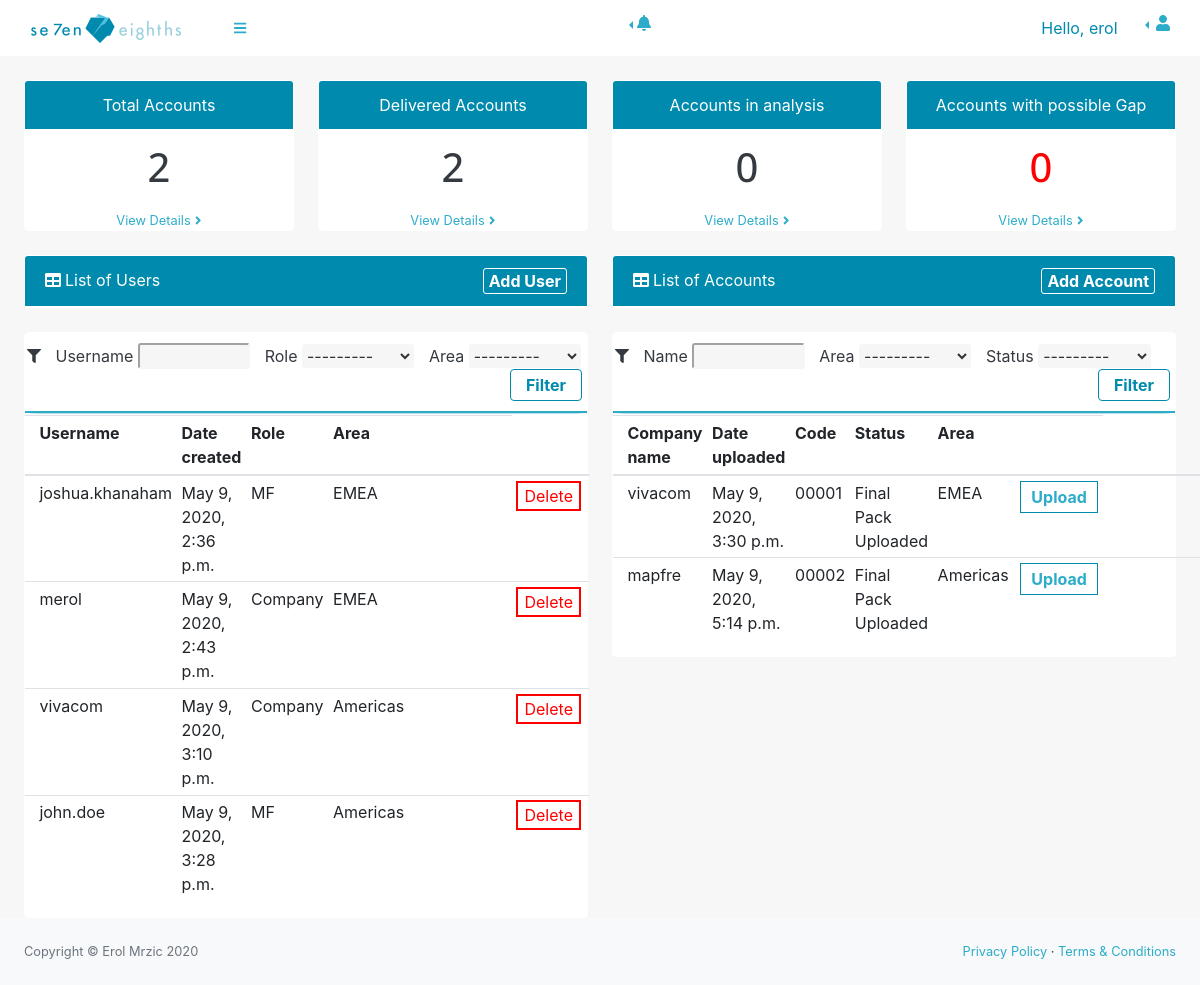
The app's page / (signed in), older data.
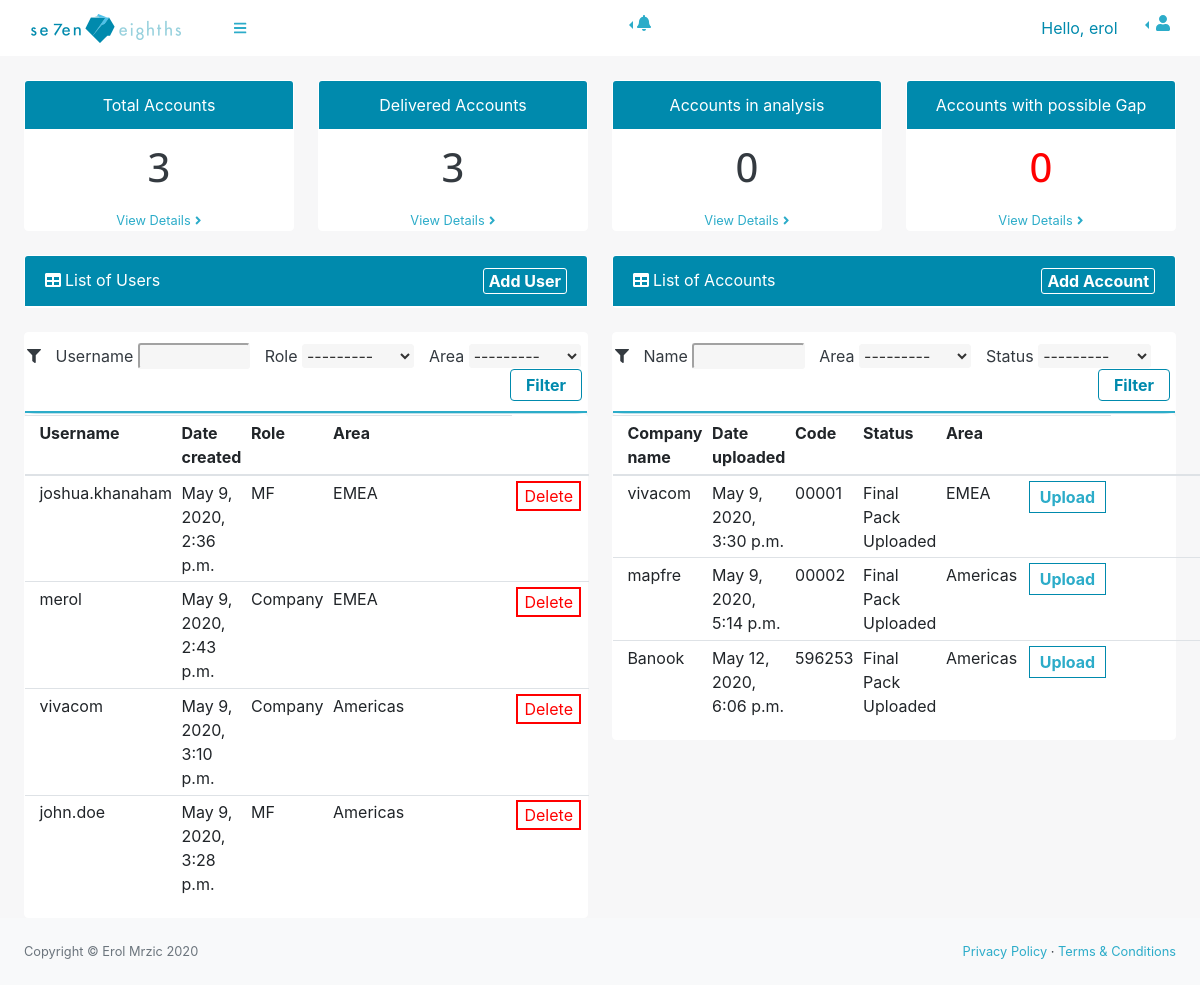
The same page, newer data.
### base/models.py (models this page shows, shortened)
class Access(models.Model):
    ROLES = (
        ('Company', 'Company'),
        ('MF', 'MF'),
    )
    AREAS = (
        ('EMEA', 'EMEA'),
        ('Americas', 'Americas'),
    )
    username = models.CharField(max_length=30, null=True)
    date = models.DateTimeField(auto_now_add=True)
    role = models.CharField(max_length=10, null=True, choices=ROLES)
    area = models.CharField(max_length=10, null=True, choices=AREAS)
    dataCollection = models.FileField(null=True, blank=True)
    filledDataCollection = models.FileField(null=True, blank=True)

class Account(models.Model):
    AREAS = (
        ('EMEA', 'EMEA'),
        ('Americas', 'Americas'),
    )
    GAP = (
        ('YES', 'YES'),
        ('NO', 'NO'),
    )
    STATUS = (
        ('Data collection sent', 'Data collection sent'),
        ('Data Received', 'Data Received'),
        ('Analysis', 'Analysis'),
        ('Final Pack Uploaded', 'Final Pack Uploaded'),
    )
    username = models.ForeignKey(
        Access, blank=True,  null=True, on_delete=models.DO_NOTHING)
    name = models.CharField(max_length=30)
    code = models.CharField(max_length=30)
    dateReceived = models.DateTimeField(auto_now_add=True)
    dateUploaded = models.DateTimeField(auto_now_add=True)
    status = models.CharField(
        max_length=30, blank=True, null=True, choices=STATUS)
    area = models.CharField(max_length=10, choices=AREAS)
    finalPack = models.FileField(null=True, blank=True)
    gap = models.CharField(max_length=30, blank=True, null=True, choices=GAP)

### base/decorators.py (the view)
    def wrapper_func(request, *args, **kwargs):
        group = None
        if request.user.groups.exists():
            group = request.user.groups.all()[0].name
        if group == 'MF':
            return redirect('listAccounts')
        if group == 'Company':
            return redirect('uploadDownload')
        if group == 'admin':
            return view_func(request, *args, **kwargs)
        else:
            return HttpResponse('You are not authorised to view this page')

### base/templatetags/groupFilter.py (called while the page is built)
@register.filter(name='has_group')
def has_group(user, group_name):
    return user.groups.filter(name=group_name).exists()

### base/views.py (called while the page is built)
@login_required(login_url='welcome')
@home_pages
def home(request):
    accounts = Account.objects.all()
    users = Access.objects.all()
    total_accounts = accounts.count()
    delivered = accounts.filter(status='Final Pack Uploaded').count()
    analysis = accounts.filter(status='Analysis').count()
    gap = accounts.filter(gap='YES').count()
    myAccessFilter = AccessFilter(request.GET, queryset=users)
    users = myAccessFilter.qs
    myAccountFilter = AccountFilter(request.POST, queryset=accounts)
    accounts = myAccountFilter.qs
    context = {'accounts': accounts, 'users': users,
               'myAccessFilter': myAccessFilter, 'myAccountFilter': myAccountFilter,
               'total_accounts': total_accounts, 'delivered': delivered, 'analysis': analysis, 'gap': gap}
    return render(request, 'base/tech/techPanel.html', context)

### base/templates/base/tech/techPanel.html (shortened to what the changed rows need)
{% extends 'base/tech/techSidenav.html' %} {% block content %} {%block body %}
<body class="sb-nav-fixed sb-sidenav-toggled">
  {% endblock %}
  {% load static %}
  {% load widget_tweaks %}
  <div id="layoutSidenav_content">
    <main>
      <div class="container-fluid">
        <div class="row">
          <div class="col-xl-3 col-md-6">
            <div class="card text-center mb-4">
              <div class="card-footer bg-white text-center">
                <h1>{{total_accounts}}</h1>
              </div>
            </div>
          </div>
          <div class="col-xl-3 col-md-6">
            <div class="card text-center mb-4">
              <div class="card-footer bg-white text-center">
                <h1>{{delivered}}</h1>
              </div>
            </div>
          </div>
          <div class="col-xl-3 col-md-6">
            <div class="card text-center mb-4">
              <div class="card-footer bg-white text-center">
                <h1>{{analysis}}</h1>
              </div>
            </div>
          </div>
          <div class="col-xl-3 col-md-6">
            <div class="card text-center mb-4">
              <div class="card-footer bg-white text-center" style="color: red;">
                <h1> {{gap}} </h1>
              </div>
            </div>
          </div>
        </div>
        <div class="row">
          <div class="col-xl-6">
            <div class="card card-body">
              <form method="get">
                <i style="padding-left: 2px;" class="fas fa-filter"></i>
                {% for field in myAccessFilter.form %}
                <span id="nameLabel">{{field.label}}</span>
                {{field | add_class:"selection"}}
                {% endfor %}
                <button class="btn filterbtn" type="submit">Filter</button>
              </form>
            </div>
            <div class="card card-body">
              <table id="userTable" class="table table-sm">
                <tr>
                  <th></th>
                  <th>Username</th>
                  <th>Date created</th>
                  <th>Role</th>
                  <th>Area</th>
                  <th></th>
                </tr>
                <tbody>
                  {% include "base/tech/usersList.html" %}
                </tbody>
              </table>
            </div>
          </div>
          <div class="col-xl-6">
            <div class="card card-body">
              <table id="accountTable" class="table table-sm">
                <tr>
                  <th></th>
                  <th>Company name</th>
                  <th>Date uploaded</th>
                  <th>Code</th>
                  <th>Status</th>
                  <th>Area</th>
                  <th></th>
                </tr>
                <tbody>
                  {% for account in accounts %}
                  <tr>
                    <td></td>
                    <td>{{account.name}}</td>
                    <td>{{account.dateUploaded}}</td>
                    <td>{{account.code}}</td>
                    <td id="status">{{account.status}}</td>
                    <td>{{account.area}}</td>
                    <td id="uploadBtn" class="hide"><a type="button" href="{% url 'finalPack' %}"
                        style="margin-left: 2px;">Upload</td>
                  </tr>
                  {% endfor %}
                </tbody>
              </table>
            </div>
          </div>
        </div>
    </main>
  </div>
  {% endblock %}

### base/templates/base/tech/usersList.html (shortened to what this page needs)
{% for user in users %}
<tr>
    <td></td>
    <td>{{user.username}}</td>
    <td>{{user.date}}</td>
    <td id="role">{{user.role}}</td>
    <td>{{user.area}}</td>
    <td>
        <button class="show-form-delete" data-url="{% url 'deleteUser' user.id %}">Delete
        </button>
    </td>
</tr>
{% endfor %}

Row changes from the older to the newer data that the page shows:
added Account: name "Banook", dateUploaded "May 12, 2020, 6:06 p.m.", code "596253", status "Final Pack Uploaded", area "Americas"
Text that changed along with them:
{{ total_accounts }}: "2" → "3"
{{ delivered }}: "2" → "3"
